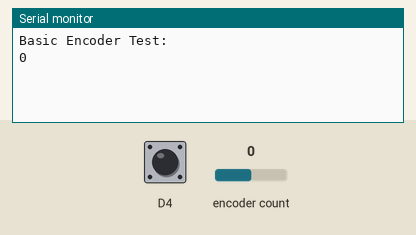
The sketch below on a simulated ESP8266 (NodeMCU). Shown: the last lines printed to the serial monitor. The test bench sets the inputs (shaded band); at power-on: encoder count 0, D4 HIGH.

Above: at 1.2 s.
1.3 s: encoder count set to 1
At 1.8 s:
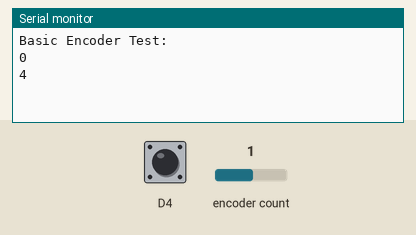
2.8 s: encoder count set to 2
At 4.2 s:
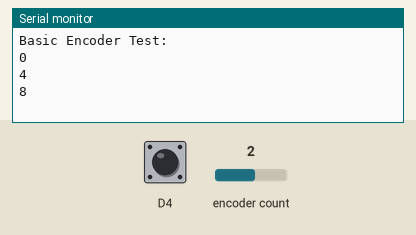

Measured:
- after the input at 1.3 s, the serial monitor: prints a new line at once (image 1)
- after the input at 2.8 s, the serial monitor: prints a new line at once (image 2)

The sketch:

encoder_esp.ino
```cpp
#include <Encoder.h>

Encoder myEnc(D1, D2);

long oldPosition  = -999;
boolean isButtonPressed = false;
long lastUpdateMillis = 0;

void handleKey() {
  isButtonPressed = true;
}

void setup() {
  Serial.begin(115200);
  Serial.println("Basic Encoder Test:");
             //  "Базовый тест энкодера:"
   pinMode(D4, INPUT_PULLUP);
   attachInterrupt(D4, handleKey, RISING);
}

void loop() {
  long newPosition = myEnc.read();
  if (newPosition != oldPosition) {
    oldPosition = newPosition;
    Serial.println(newPosition);
  }
  // программное устранение дребезга:
  if (isButtonPressed && millis() - lastUpdateMillis > 50) {
    isButtonPressed = false;
    lastUpdateMillis = millis();
    // сбрасываем счетчик:
    myEnc.write(0);
  }
}
```
